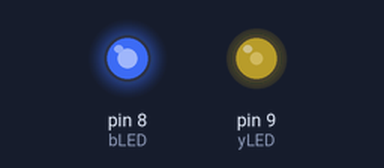
Simulated run of this sketch. Board: Arduino Uno, built with avr-gcc and run on an emulated ATmega328P. On the bench: output pins drawn as LEDs (lit = HIGH).

Above: at 2.65 s.
Timing chart, 0 to 40.0 s (numbered marks = the images above):
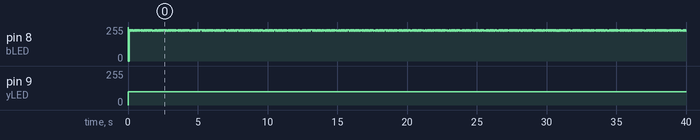

Measured:
- by itself, pin 9 (yLED): 0/255 → 100/255 at 0.00 s

The sketch:

pwm_lab0_5.ino
```cpp
// Turn on an LED using PWM
// Turn on another LED using our own
// PWM function

const int yLED = 9;
const int bLED = 8; // constant for my blue LED

/* function: pwm
 *
 * Practice writing functions and understanding
 * PWM by explicitly setting output high/low
 * according to input parameters.
 * Sets pin to HIGH, delays, sets to LOW, delays.
 *
 * pin: Pin number to execute PWM on
 * brightness: How bright the LED should be.
 *             0 is off, 255 is maximum.
 * period: period of pulse in microseconds
*/
void pwm(int pin, double brightness, double period){
  // Calculate Ton and Toff
  double Ton;  // using double precision to avoid overflow
  double Toff;
  Ton = (brightness * period) / 255;
  Toff = period - Ton;

  // Turn on
  digitalWrite(pin, HIGH);
  // delay for Ton
  delayMicroseconds(Ton);
  // Turn off
  digitalWrite(pin, LOW);
  // delay for Toff
  delayMicroseconds(Toff);
}

void setup() {
  // set pin mode to output
  pinMode(yLED, OUTPUT);
  // set blue LED pin to output
  pinMode(bLED, OUTPUT);
}

void loop() {
  double brightness = 100; //changed to 200 from 100 because yLED was not lighting up at 100
  double period = 1000000;

  // Set yLED brightness
  analogWrite(yLED, brightness);
  // call self-made PWM function
  pwm(bLED, brightness, period);
}
```
